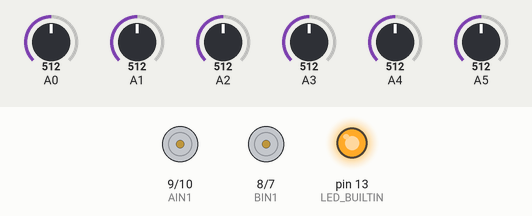
Recording of a sketch running on a simulated Arduino Uno, built with avr-gcc and run on an emulated ATmega328P. Parts: motor-driver pin pairs drawn as motors (green arrow = first pin HIGH = forward, orange = second pin HIGH = backward, longer = more drive, scaled by the enable pin), output pins drawn as LEDs (lit = HIGH). The inputs (shaded band) are chosen by the test bench; at power-on: A4 = 512, A2 = 512, A3 = 512, A0 = 512, A1 = 512, A5 = 512.

Above: at 0.6 s.
At 4.7 s:
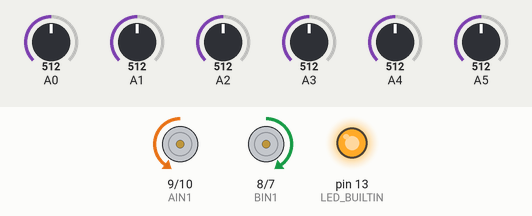
At 12.2 s:
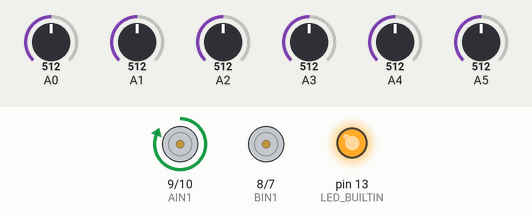
12.3 s: A4 set to 716
13.8 s: A2 set to 306
15.3 s: A4 set to 810
16.8 s: A3 set to 992
Timing chart, 0 to 19.3 s (numbered marks = the images above; inputs shaded):
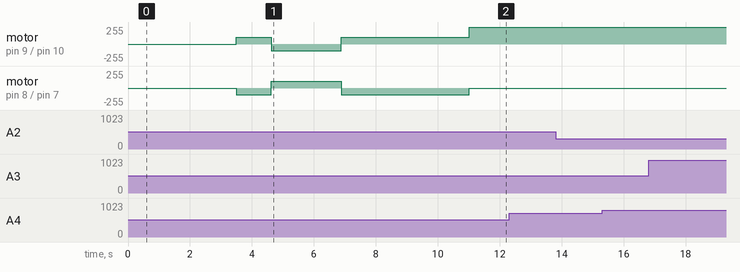

The sketch:

trying_leftright.ino
```cpp
#include <QTRSensors.h>
QTRSensors qtr;

const uint8_t SensorCount = 6;
uint16_t sensorValues[SensorCount];

#define Kp 2
#define Kd 40
#define MaxSpeed 255
#define BaseSpeed 230
#define speedturn 100

//int STBY = 10;
//Motor A
int PWMA = 11; //for speed control
int AIN1 = 9; //Direction
int AIN2 = 10; //Direction
//Motor B
int PWMB = 6; //for speed control
int BIN1 = 8; //Direction
int BIN2 = 7; //Direction

int lastError=0;

void setup()
{
    qtr.setTypeAnalog();
    qtr.setSensorPins((const uint8_t[]){A0, A1, A2, A3, A4, A5}, SensorCount);
    //qtr.setEmitterPin(2);pinMode(STBY, OUTPUT);
    pinMode(PWMA, OUTPUT);pinMode(AIN1, OUTPUT);pinMode(AIN2, OUTPUT);
    pinMode(PWMB, OUTPUT);pinMode(BIN1, OUTPUT);pinMode(BIN2, OUTPUT);
    delay(500);pinMode(LED_BUILTIN, OUTPUT);digitalWrite(LED_BUILTIN, HIGH);
    delay(3000);
    int i;
    for (int i = 0; i < 100; i++)
    {
        if ( i  < 25 || i >= 75 )
        {   move(0,speedturn, 1);
            move(1,speedturn, 0);
        }
        else
        {   move(0,speedturn, 0);
            move(1,speedturn, 1);
        }
        qtr.calibrate();delay(20);
    }
    delay(3000);
}

void loop() {
    // Read sensor values and get the line position
    uint16_t position = qtr.readLineBlack(sensorValues);

    // Check if all leftmost sensors (A0, A1, A2) are detecting black (above a threshold)
    if (sensorValues[0] > 800 && sensorValues[1] > 800 && sensorValues[2] > 800) {
        // Sharp right turn
        move(1, speedturn, 1); // Move right motor forward
        move(0, speedturn, 0); // Move left motor backward
        return;
    }

    // Check if all rightmost sensors (A3, A4, A5) are detecting black (above a threshold)
    if (sensorValues[3] > 800 && sensorValues[4] > 800 && sensorValues[5] > 800) {
        // Sharp left turn
        move(1, speedturn, 0); // Move right motor backward
        move(0, speedturn, 1); // Move left motor forward

        return;
    }

    // If neither sharp turn condition is met, continue with normal PID control
    if (position > 6700) {
        move(1, speedturn, 1); // Right motor forward
        move(0, speedturn, 0); // Left motor backward
        return;
    }

    if (position < 300) {
        move(1, speedturn, 0); // Right motor backward
        move(0, speedturn, 1); // Left motor forward
        return;
    }

    // Compute the error and PID control
    int error = position - 3500;
    int motorSpeed = Kp * error + Kd * (error - lastError);
    lastError = error;

    // Calculate motor speeds
    int rightMotorSpeed = BaseSpeed + motorSpeed;
    int leftMotorSpeed = BaseSpeed - motorSpeed;

    // Ensure motor speeds are within allowed limits
    if (rightMotorSpeed > MaxSpeed) rightMotorSpeed = MaxSpeed;
    if (leftMotorSpeed > MaxSpeed) leftMotorSpeed = MaxSpeed;
    if (rightMotorSpeed < 0) rightMotorSpeed = 0;
    if (leftMotorSpeed < 0) leftMotorSpeed = 0;

    // Move motors based on calculated speeds
    move(1, rightMotorSpeed, 1);
    move(0, leftMotorSpeed, 1);
}


void move(int motor, int speed, int direction)
{
    boolean inPin1=HIGH,inPin2=LOW;
    if(direction == 1){inPin1 = HIGH;inPin2 = LOW;}
    if(direction == 0){inPin1 = LOW; inPin2 = HIGH;}
    if(motor == 0)
    {   digitalWrite(AIN1, inPin1);digitalWrite(AIN2, inPin2);analogWrite(PWMA, speed);
    }
    if(motor == 1)
    {   digitalWrite(BIN1, inPin1);digitalWrite(BIN2, inPin2);analogWrite(PWMB, speed);
    }
}
```
